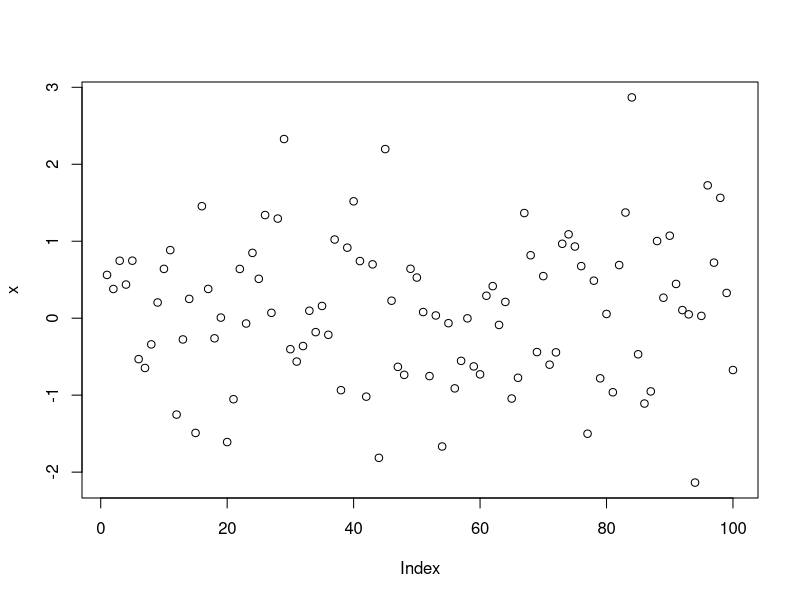
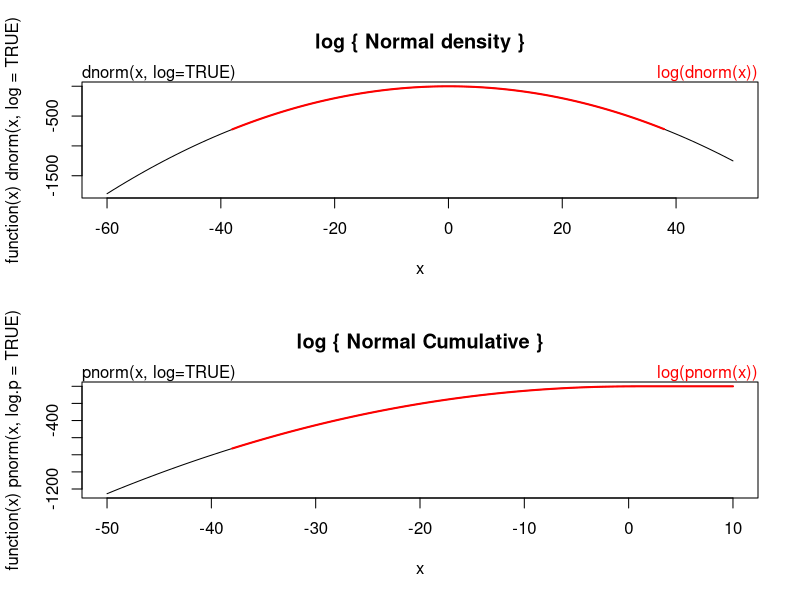

Write the R code that produced these figures, in order. (Note: this script raises an error after producing the figures.)
#Re-Working and Re-Learning Basic R For Funsies

#R can be used as a calculator.
10^2+36
#136

#Calculating the percentage of my life spent at UT.
2021-2019
#2
2021-2001
#20
(2021-2019)/(2021-2001)
2/20
#Both give 0.1
0.1*100
#10% of my life has been spent at UT Austin.

#In one simple line:
((2021-2019)/(2021-2001))*100

#If you break R and you want it to quit trying to run a command, press ESC on your keyboard.

a = 4
a
a*5
a = a + 10
a

#To remove all variables from R's memory, type:
rm(list=ls())
#AKA this empties the environment in your environment window.
#Can also click the umbrella icon in the environment bar.

#To only remove one variable
rm(a)

#Scalars - single numbers, 0-dimensional
#Vectors - row of numbers, AKA arrays, one-dimensional
#Matrices - table, two-dimensional
#Function concatenate = paste together = how to create a vector

b = c(3,4,5)
b <- c(3,4,5)

mean(x=b)
mean(b)

v = c(4,5,8,11)
sum(v)

#Calls 10 random numbers from a normal distribution.
rnorm(10)
rnorm(n=10)

#Changing things up a bit:
rnorm(10, mean = 1.2, sd = 3.4)

#If you type: rnorm( then click "TAB," R shows you all possible arguments for that function

#Making a VERY simple graph.
x = rnorm(100)
plot(x)

#Section 4 Code

help(rnorm)

example(rnorm)

help.start()
#THe above line of code starts an HTML-based global help.




